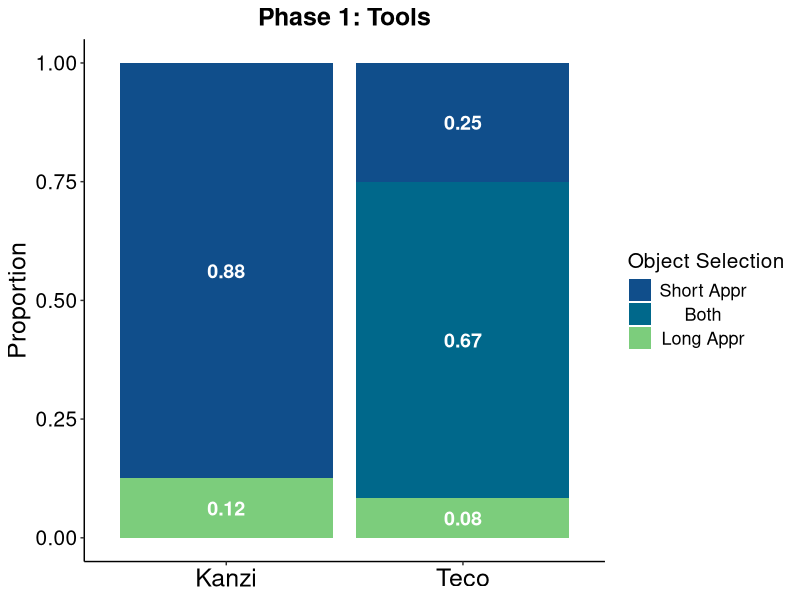
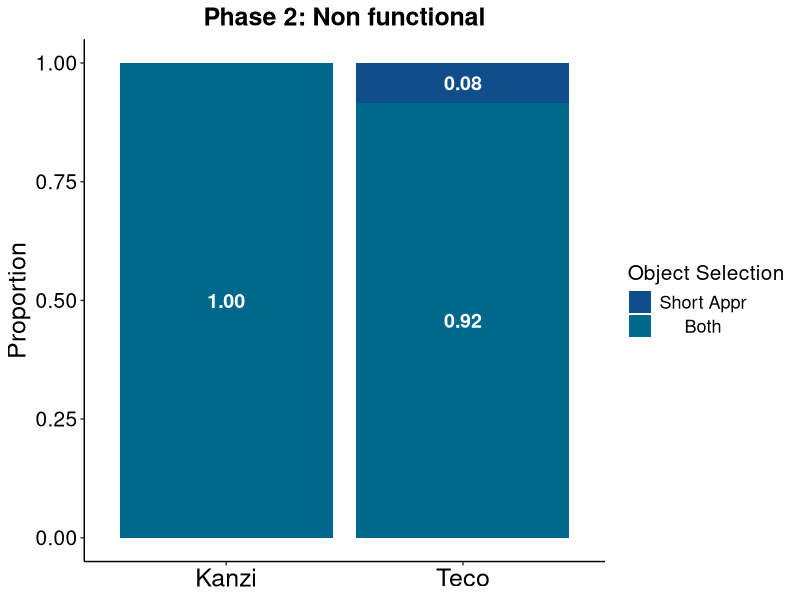
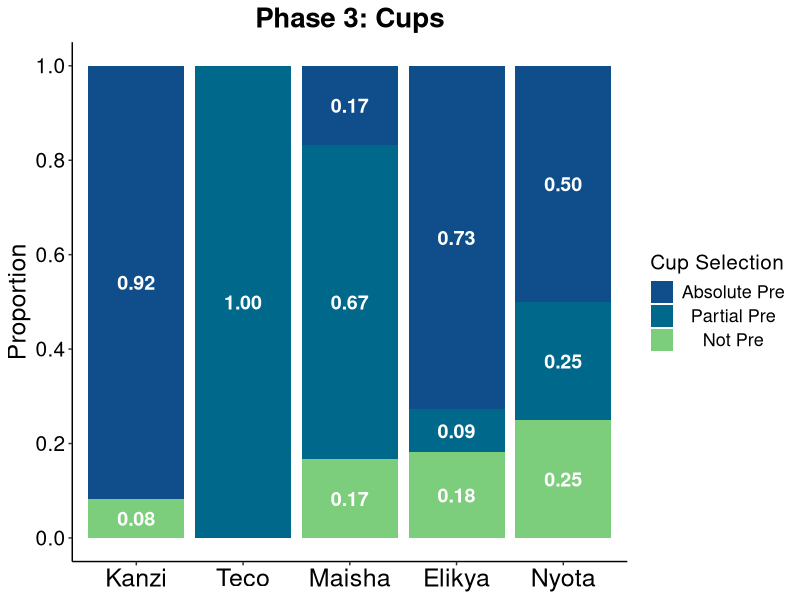

Write the R code that produced these figures, in order. (Note: this script raises an error after producing the figures.)
# --- --- --- --- --- --- --- --- --- --- --- --- --- --- --- --- --- --- --- --- --- --- 
# Pre-crastination in Bonobos
# Natalie Schwob (ngschwob@gmail.com) 
# Amanda Epping, Jared Tagilalatela, Dan Weiss
# Data collection from July 2017 to March 2020
# --- --- --- --- --- --- --- --- --- --- --- --- --- --- --- --- --- --- --- --- --- --- 



# Reading in --------------------------------------------------------------

locations <- c("/Users/natalieschwob/Dropbox/PennState/Projects__PennState/PRCST_Precrastination/Data_files__PRCST", # Natalie iMac & Laptop
               "/Users/ngs16/Dropbox/PennState/Projects__PennState/PRCST_Precrastination/Data_files__PRCST") # Lab iMac

setwd(Find(dir.exists, locations))

rm(locations)

df <- read.csv("Data__PRCST.csv")







# -------------------------------------------------------------------------


# Phase 1: Tools ---------------------------------------------------------


# ~~~ Phase 1: Making DF -----------------------------------------------------

# Getting Phase 1  trials
  P1_df <- df[(df$Exp_Num == "1a"),]

# ~~~ Phase 1 Making a Freq DF -------------------------------------------

# Getting frequency of each type of choice
  invisible(P1_C <- xtabs(formula = ~ Ape + Choice_SL, data = P1_df))
  P1_C_df <- as.data.frame(P1_C)
  
  
# Changing ape names so it is in order of who did the most studies
  library(dplyr)
  P1_C_df <- P1_C_df %>%
    mutate(Ape = case_when(Ape == 'Kanzi' ~ 1,
                           Ape == 'Teco' ~ 2,
                           Ape == 'Maisha' ~ 3,
                           Ape == 'Elikya' ~ 4,
                           Ape == 'Nyota' ~ 5))
  
  
# Changing Selection names so Short & Both are next to each other
  library(dplyr)
  P1_C_df <- P1_C_df %>%
    mutate(Choice_SL = case_when(Choice_SL == "Both" ~ 2,
                                 Choice_SL == "Long" ~ 3,
                                 Choice_SL == "Short" ~ 1))  

# getting N_Trials by ape
  P1_C_df <- P1_C_df %>%
    group_by(Ape) %>%
    mutate(N_Trials = sum(Freq))
  
# ~~~ Phase 1: Visualizing Choice --------------------------------------------

# Calculating Proportion
  library(dplyr)
  Prop_P1_df <- P1_C_df %>%
    group_by(Ape) %>%
    dplyr::mutate(Prop = Freq / N_Trials)

   
  
# Visualizing
    
library(ggplot2)
    
P1_gg <- ggplot(Prop_P1_df, aes(x=factor(Ape), y = Prop, fill = factor(Choice_SL))) +
    geom_bar(stat = "identity", position = "stack") + 
    labs(y = "Proportion") +
    scale_y_continuous(breaks = seq(0,1,0.25)) + 
    theme_classic() + 
    scale_fill_manual(name = "Object Selection", labels = c("Short Appr", "Both", "Long Appr"), 
                      values = c("dodgerblue4", "deepskyblue4", "palegreen3")) +
    scale_x_discrete(labels=c("Kanzi", "Teco", "Maisha", "Elikya", "Nyota"), 
                     breaks=c("1", "2", "3", "4", "5")) +
    theme(axis.text.x = element_text(size = 18, color = "black"),
          axis.title.x = element_blank()) +
    theme(axis.title.y = element_text(size = 18, color = "black"), 
          axis.text.y = element_text(size = 15, color = "black")) +
    theme(legend.title = element_text(size = 15),
          legend.text = element_text(size = 13, hjust = 0.5)) +
    ggtitle("Phase 1: Tools") +
    theme(plot.title = element_text(size = 18, color = "black", face = "bold", hjust = 0.5)) +
    geom_text(data = subset(Prop_P1_df, Prop != 0), aes(label = sprintf("%0.2f", round(Prop, digits = 2))),
              position = position_stack(vjust = .5),
              size = 5, color = "white", fontface = "bold") 
P1_gg    


# ~~~ Phase 1: Sample Info -------------------------------------------------------



addmargins(table(P1_df$Choice_SL))

  # Overall:
    # Short Only = 27 / 48
    # Both = 16 / 48
    # Long Only = 2 / 48
    # --- --- --- --- --- ---
    # Absolutre Pre = 27 / 48
    # Partial Pre = 16 / 48
    # Pre overall = (16+27) / 48 = 43 / 48
    # Pro = 5 / 48

    
addmargins(table(P1_df$Ape, P1_df$Choice_SL))

  # Kanzi:
    # Pre = 21 / 24
    # Pro = 3 / 24
    # --- --- --- --- --- ---
    # Absolute Pre = 21 / 24
    # Pro = 3 / 24
    # Partial Pre = 0 / 24
  # Teco:
    # Pre = 22 / 24
    # Pro = 2 / 24
    # --- --- --- --- --- ---
    # Absolute Pre = 6 / 24
    # Pro = 2 / 24
    # Partial Pre = 16 / 24
  

   

# ~~~ Phase 1: Binomial --------------------------------------------------

# --- --- --- --- --- --- 
# Binomial with Pre vs Pro 
# Pre = Short & Both 
# --- --- --- --- --- --- 

# Overall binomial:
# Overall:
  # Pre = 43 / 48
  # Pro = 5 / 48

binom.test(43, 48, 1/2)


# Did Kanzi select the first object more than chance?

# Kanzi:
  # Pre = 21 / 24
  # Pro = 3 / 24
  # --- --- --- --- --- --- 
  # Absolute Pre = 21 / 24
  # Pro = 3 / 24
  # Partial Pre = 0 / 24

  # Absolute PRE
    P1_KzAbs <- binom.test(21, 24, 0.25)
    P1_KzAbs
    
  # Patial PRECRST
    P1_KzPrt <- binom.test(0, 24, 0.25)
    P1_KzPrt
    
  # Pro
    P1_KzPro <- binom.test(3, 24, 0.25)
    P1_KzPro

# Did Teco select the first object more than chance?
    
# Teco:
  # Pre = 22 / 24
  # Pro = 2 / 24
  # --- --- --- --- --- --- 
  # Absolute Pre = 6 / 24
  # Pro = 2 / 24
  # Partial Pre = 16 / 24

  # Absolute PRE
   P1_TcAbs <-  binom.test(6, 24, 0.25)
   P1_TcAbs
   
  # Patial PRE
    P1_TcPrt <- binom.test(16, 24, 0.25)
    P1_TcPrt
    
  # Pro
    P1_TcPro <- binom.test(2, 24, 0.25)
    P1_TcPro


  
  
   
# -------------------------------------------------------------------------


# Phase 2: Nonfunctional -------------------------------------------------------

  
# ~~~ Phase 2: Making DF ----------------------------------------

# Getting trials where Exp_Num == 1b
  P2_df <- df[(df$Exp_Num == "1b"),]
 

# Getting frequency of each type of choice
  invisible(P2_C <- xtabs(formula = ~ Ape + Choice_SL, data = P2_df))
  P2_C_df <- as.data.frame(P2_C)
  
  
# Changing ape names so it is in order of who did the most studies 
  library(dplyr)
  P2_C_df <- P2_C_df %>%
    mutate(Ape = case_when(Ape == 'Kanzi' ~ 1,
                           Ape == 'Elikya' ~ 4,
                           Ape == 'Maisha' ~ 3,
                           Ape == 'Teco' ~ 2,
                           Ape == "Nyota" ~ 5))
  
  
# Changing Selection names so Short & Both are together
  library(dplyr)
  P2_C_df <- P2_C_df %>%
    mutate(Choice_SL = case_when(Choice_SL == "Both" ~ 2,
                                 Choice_SL == "Long" ~ 3,
                                 Choice_SL == "Short" ~ 1))  
  
# getting N_Trials by ape
  P2_C_df <- P2_C_df %>%
    group_by(Ape) %>%
    mutate(N_Trials = sum(Freq)) 
  

    
    
# ~~~ Phase 2: Visualizing Choice --------------------------------

# Calculating Proportion
  library(dplyr)
  Prop_P2_df <- P2_C_df %>%
    group_by(Ape) %>%
    dplyr::mutate(Prop = Freq / N_Trials)
  
  Prop_P2_df[is.na(Prop_P2_df)] <- 0
 
 
  library(ggplot2)
# Figure without sig indicators
  P2_gg <- ggplot(Prop_P2_df, aes(x=factor(Ape), y = Prop, fill = factor(Choice_SL))) +
    geom_bar(stat = "identity", position = "stack") + 
    labs(y = "Proportion") +
    scale_y_continuous(breaks = seq(0,1,0.25)) + 
    theme_classic() + 
    scale_fill_manual(name = "Object Selection", labels = c("Short Appr", "Both", "Long Appr"), 
                      values = c("dodgerblue4", "deepskyblue4", "palegreen3")) +
    scale_x_discrete(labels=c("Kanzi", "Teco","Maisha", "Elikya", "Nyota"), 
                     breaks=c("1", "2", "3", "4", "5")) +
    theme(axis.text.x = element_text(size = 18, color = "black"),
          axis.title.x = element_blank()) +
    theme(axis.title.y = element_text(size = 18, color = "black"), 
          axis.text.y = element_text(size = 15, color = "black")) +
    theme(legend.title = element_text(size = 15),
          legend.text = element_text(size = 13, hjust = 0.5)) +
    ggtitle("Phase 2: Non functional") +
    theme(plot.title = element_text(size = 18, color = "black", face = "bold", hjust = 0.5)) +
    geom_text(data = subset(Prop_P2_df, Prop != 0), aes(label = sprintf("%0.2f", round(Prop, digits = 2))),
              position = position_stack(vjust = .5),
              size = 5, color = "white", fontface = "bold")
  P2_gg

  

# ~~~ Phase 2: Binomials, Grp & Indvd  -----------------------------------------

# Did the sample as a whole select the first object in Study 1B (control object)
  
# Overall:
  # Pre = 1 / 24
  # Pro = 23 / 24

  
  
# Did each individual select the first object in Study 1B (control object)
  
# Kanzi:
  # Pre = 0 / 12
  # Pro = 12 / 12
  # --- --- --- --- ---   
  # Absolutre Pre = 0 / 12
  # Partial Pre = 0 / 12
  # Pro = 12 / 12
  
  # Absolutre Pre
    binom.test(0, 12, 0.25)
  # Partial Pre
    binom.test(0, 12, 0.25)
  # Long Only
    binom.test(12, 12, 0.25)
    
# Teco:
  # Pre = 1 / 12
  # Pro = 11 / 12
  # --- --- --- --- ---   
  # Absolutre Prey = 0
  # Partial Pre = 1
  # Pro = 11
  
  # Absolutre Pre
    binom.test(0, 12, 0.25)
  # Partial Pre  
    binom.test(1, 12, 0.25)
  # Pro
    binom.test(11, 12, 0.25)
 
# -------------------------------------------------------------------------

  
# Phase 3: Cups ----------------------------------------------------------

  
# ~~~ Phase 3: Making DF -----------------------------------------------------

# renaming the original dataframe All_Trials_df
  All_Trials_df <- df  
  
# Getting Study 1C
  P3_df <- df[(df$Exp_Num == "1c"),]
    
    

# ~~~ Phase 3: Data information ----------------------------------------------

# How many trials per ape
  # Kanzi: 12
  # Elikya: 11
  # Nyota: 12
  # Maisha: 12
  # Teco: 8 

  table(P3_df$Ape)   

addmargins(table(P3_df$Ape, P3_df$Choice_SL))    
# Overall:
  # Pre = 38 / 43
  # Pro = 5 / 43  
  # Short Only = 21 / 43
  # Long Only = 5 / 43
  # Both = 17 / 43

# Kanzi:
  # Pre = 11 / 12
  # Pro = 1 / 12   
  # Short Only = 11 / 12
  # Long Only = 1 / 12
  # Both = 0 / 12
# Elikya:
  # Pre = 9 / 11
  # Pro = 3 / 11 
  # Short Only = 8 / 11
  # Long Only = 2 / 11
  # Both =  1 / 11 
# Nyota
  # Pre = 9 / 12
  # Pro = 3 / 12
  # Short Only = 6 / 12 
  # Long Only = 3 / 12
  # Both = 3 / 12
# Maisha:
  # Pre = 10 / 12
  # Prop = 2 / 12 
  # Short Only = 2 / 12 
  # Long Only = 2 / 12
  # Both =  8 / 12 
# Teco:
  # Pre = 8 / 8
  # Pro = 0 / 8   
  # Short Only = 0 / 8
  # Long Only = 0 / 8
  # Both = 8 / 8
    
  
# ~~~ Phase 3: Visualizing Choice --------------------------------------------

# Getting frequency of each type of choice
  invisible(P3_C <- xtabs(formula = ~ Ape + Choice_SL, data = P3_df))
  P3_C_df <- as.data.frame(P3_C)


# Changing ape names so it is in order of who did the most studies 
  library(dplyr)
  P3_C_df <- P3_C_df %>%
    mutate(Ape = case_when(Ape == 'Kanzi' ~ 1,
                           Ape == 'Elikya' ~ 4,
                           Ape == 'Maisha' ~ 3,
                           Ape == 'Teco' ~ 2,
                           Ape == 'Nyota' ~ 5))
  
  
# Changing Selecltion names so Short & Both are together
  library(dplyr)
  P3_C_df <- P3_C_df %>%
    mutate(Choice_SL = case_when(Choice_SL == "Both" ~ 2,
                                 Choice_SL == "Long" ~ 3,
                                 Choice_SL == "Short" ~ 1))

  
# Making it into proportion since Teco, EL don't have the same # of trials
  # getting N_Trials by ape
  P3_C_df <- P3_C_df %>%
    group_by(Ape) %>%
    mutate(N_Trials = sum(Freq))

  # Calculating Proportion
    library(dplyr)
    Prop_P3_df <- P3_C_df %>%
      group_by(Ape) %>%
      dplyr::mutate(Prop = Freq / N_Trials)


library(ggplot2)
  P3_gg <- ggplot(Prop_P3_df, aes(x=factor(Ape), y = Prop, fill = factor(Choice_SL))) +
    geom_bar(stat = "identity", position = "stack") + 
    labs(y = "Proportion") +
    scale_y_continuous(breaks = seq(0,1,0.2)) + 
    theme_classic() + 
    scale_fill_manual(name = "Cup Selection", labels = c("Absolute Pre", "Partial Pre", "Not Pre"), 
                      values = c("dodgerblue4", "deepskyblue4", "palegreen3")) +
    scale_x_discrete(labels=c("Kanzi", "Teco", "Maisha","Elikya", "Nyota"), 
                     breaks=c("1", "2", "3", "4", "5")) +
    theme(axis.text.x = element_text(size = 18, color = "black"),
          axis.title.x = element_blank()) +
    theme(axis.title.y = element_text(size = 18, color = "black"), 
          axis.text.y = element_text(size = 15, color = "black")) + 
    theme(legend.title = element_text(size = 15),
          legend.text = element_text(size = 13, hjust = 0.5)) +
    ggtitle("Phase 3: Cups") +
    theme(plot.title = element_text(size = 20, color = "black", face = "bold", hjust = 0.5)) +
    geom_text(data = subset(Prop_P3_df, Prop != 0), aes(label = sprintf("%0.2f", round(Prop, digits = 2))),
              position = position_stack(vjust = .5),
              size = 5, color = "white", fontface = "bold")
  P3_gg

# ~~~ Phase 3: Binomials -------------------------------------------------

addmargins(table(P3_df$Ape, P3_df$Choice_SL))


# Overall:
  # Aboslute Pre = 27 / 55 --> 49%
  # Partial Pre = 20 / 55 --> 36.36%
  # Pro = 8 / 55 --> 14.55%
  
# Did each individual select the first object in Phase 3

# Kanzi:
  # Pre = 11 / 12
  # Pro = 1 / 12
  # --- --- --- --- --- ---
  # Absolutre Pre = 11 / 12
  # Pro = 1 / 12
  # Partial Pre = 0 / 12
  
  # Absolutre Pre
    binom.test(11, 12, 0.25)
  # Partial Pre
    binom.test(0, 12, 0.25)
  # Long Only
    binom.test(1, 12, 0.25)
 
    
# Elikya:
  # Pre = 9 / 11
  # Pro = 3 / 11
  # --- --- --- --- --- ---
  # Absolutre Pre = 8 / 11
  # Pro = 2 / 11
  # Partial Pre =  1 / 11 
    
  # Absolutre Pre
    binom.test(8, 11, 0.25)
  # Partial Pre  
    binom.test(1, 11, 0.25)
  # Pro
    binom.test(2, 11, 0.25)

  
 
# Maisha:
  # Pre = 10 / 12
  # Prop = 2 / 12
  # --- --- --- --- --- ---
  # Absolutre Pre = 2 / 12 
  # Pro = 2 / 12
  # Partial Pre =  8 / 12 
  
  # Absolutre Pre
    binom.test(2, 12, 0.25)
  # Partial Pre
    binom.test(8, 12, 0.25)
  # Pro
    binom.test(2, 12, 0.25)
  
      
# Nyota
  # Pre = 9 / 12
  # Pro = 3 / 12
  # --- --- --- --- --- ---
  # Absolutre Pre = 6 / 12
  # Pro = 3 / 12
  # Partial Pre = 3 / 12
    
  # Absolutre Pre
    binom.test(6, 12, 0.25)
    prop.test(6, 12, 0.25)
    prop.test(x = 6, n = 12, p = 0.25, alternative = "greater")
    fisher.test(x = 6, )
  # Partial Pre
    binom.test(3, 12, 0.25)
  # Pro
    binom.test(3, 12, 0.25)
  
    
# Teco:
  # Pre = 8 / 8
  # Pro = 0 / 8
  # --- --- --- --- --- ---
  # Absolutre Pre = 0 / 8
  # Pro = 0 / 8
  # Patial Pre = 8 / 8
    
  # Absolutre Pre
    binom.test(0, 8, 1/2)
  # Partial Pre
    binom.test(8, 8, 1/2) 
  # Pro
    binom.test(0, 8, 1/2)
  

  
# -------------------------------------------------------------------------

  
# Figures -----------------------------------------------------------------

  
# ~~~ All Study Choice Figure by Ape ---------------------------------------------

# Adding Study Number Column based on order I want them in 
  Prop_P1_df$Study_Num <- 1
  Prop_P2_df$Study_Num <- 2
  Prop_P3_df$Study_Num <- 3

Prop_All_df <- rbind(Prop_P1_df, Prop_P2_df)
Prop_All_df <- rbind(Prop_All_df, Prop_P3_df)



# changing NaN to 0
  Prop_All_df$Prop_Replace <- Prop_All_df$Prop
  Prop_All_df$Prop_Replace[is.nan(Prop_All_df$Prop_Replace)] <- 0
  


# Visualizing 
  library(ggplot2)

  # making labels for Study Numbers 
    study.labs <- c("Phase 1: Tools", "Phase 2: Nonfunctional", "Phase 3: Cups")
    names(study.labs) <- c(1,2,3)    
    library(ggtext)
    

  # Tall
   #tiff("Fig_All_Choice_Tall_wNy__PRCST.tiff", units = "in", width = 10, height = 16, res = 300)
      ggplot(Prop_All_df, aes(x = factor(Ape), y = Prop_Replace, fill = factor(Choice_SL))) + 
        geom_bar(stat = "identity", position = "stack") +
        labs(y = "Proportion") +
        scale_y_continuous(breaks = seq(0,1,0.25)) + 
        theme_classic() + 
        scale_fill_manual(name = "Object Selection", labels = c("Short Approach", "Both", "Long Approach"), 
                          values = c("dodgerblue4", "deepskyblue4","palegreen3")) +
        scale_x_discrete(labels=c("Kanzi", "Teco", "Maisha", "Elikya", "Nyota"), 
                         breaks=c("1", "2", "3", "4", "5")) +
        theme(axis.text.x = element_text(size = 16, color = "black", face = "bold"), # X axis
              axis.title.x = element_blank()) +
        theme(axis.title.y = element_text(size = 16, color = "black", face = "bold"), # Y axis
              axis.text.y = element_text(size = 14, color = "black")) +
        theme(axis.title.y = element_text(margin = margin(t = 0, r = 12, b = 0, l = 0))) +
        theme(legend.title = element_text(size = 15, face = "bold"), # Legend
              legend.text = element_text(size = 14, hjust = 0.5),
              legend.position = "top") +
        facet_wrap("Study_Num", nrow = 3, labeller = labeller(Study_Num = study.labs)) +
        theme(strip.text = element_text(size = 14, face = "bold", color = "black")) + # Strip 
      geom_text(data = subset(Prop_All_df, Prop != 0), aes(label = sprintf("%0.2f", round(Prop, digits = 2))),
                position = position_stack(vjust = .5),
                size = 5, color = "white", fontface = "bold")
    #dev.off()
    